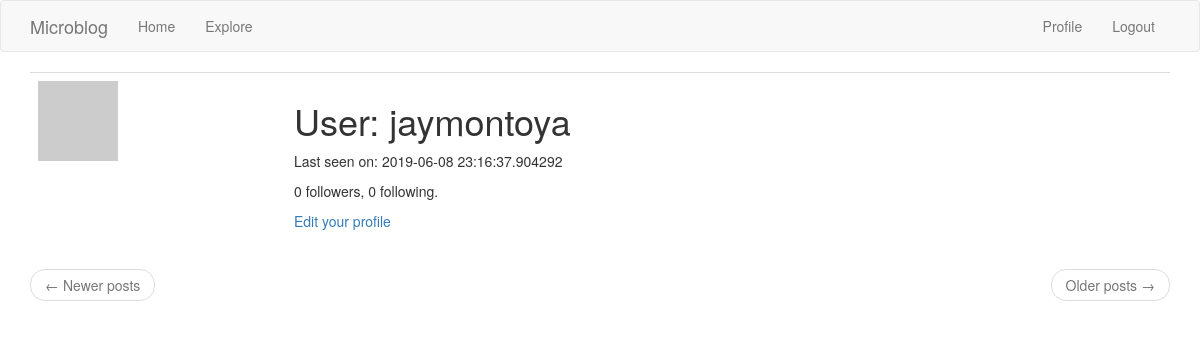
/user/jaymontoya (signed in), run on an earlier commit of the app's database.
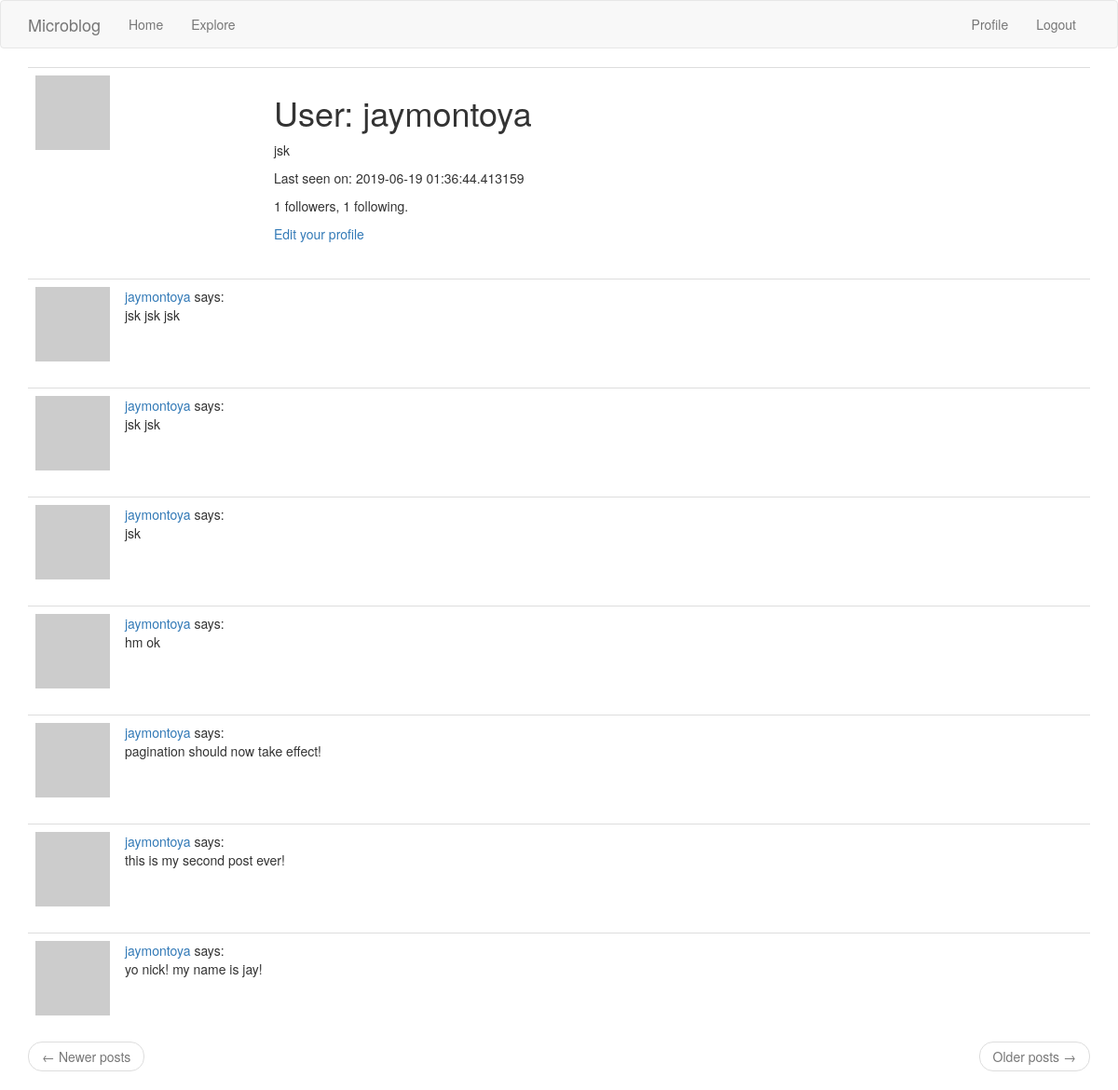
And on a later commit of the database.
### app/models.py (models this page shows, shortened)
class User(UserMixin, db.Model):
    id = db.Column(db.Integer, primary_key=True)
    username = db.Column(db.String(64), index = True, unique = True)
    email = db.Column(db.String(120), index =True, unique = True)
    password_hash = db.Column(db.String(128))
    about_me = db.Column(db.String(140))
    last_seen = db.Column(db.DateTime, default = datetime.utcnow)
    followed = db.relationship('User', secondary=followers, primaryjoin=(followers.c.follower_id == id),
        secondaryjoin=(followers.c.followed_id == id),
        backref=db.backref('followers', lazy='dynamic'), lazy = 'dynamic')
    posts = db.relationship('Post', backref ='author',lazy='dynamic')
    def avatar(self,size):
        digest = md5(self.email.lower().encode('utf-8')).hexdigest()
        return 'https://www.gravatar.com/avatar/{}?d=identicon&s={}'.format(digest, size)

class Post(db.Model):
    id = db.Column(db.Integer, primary_key=True)
    body = db.Column(db.String(140))
    timestamp = db.Column(db.DateTime, index = True, default = datetime.utcnow)
    user_id = db.Column(db.Integer, db.ForeignKey('user.id'))

### app/routes.py (the view)
@app.route('/user/<username>')
@login_required # login must be required to view a profile!
def user(username):
    user = User.query.filter_by(username=username).first_or_404()
    page = request.args.get('page', 1, type=int)
    posts = user.posts.order_by(Post.timestamp.desc()).paginate(
        page, app.config['POSTS_PER_PAGE'], False)
    next_url = url_for('user', username=user.username, page = posts.next_num) \
        if posts.has_next else None
    prev_url = url_for('user', username=user.username, page = posts.prev_num) \
        if posts.has_prev else None
    return render_template('user.html', user=user,
        posts=posts.items, next_url=next_url, prev_url=prev_url)

### app/models.py (called while the page is built)
@login.user_loader  # this decorator registers the user loaded with Flask-Login
def load_user(id):
    return User.query.get(int(id))

### app/routes.py (called while the page is built)
@app.before_request
def before_request():
    if current_user.is_authenticated:
        current_user.last_seen = datetime.utcnow()
        db.session.commit()

### app/templates/user.html
{% extends "base.html" %}
{% block app_content %}
<table class="table table-hover">
      <tr>
          <td width="256px"><img src="{{ user.avatar(256) }}"></td>
          <td>
              <h1>User: {{ user.username }}</h1>
              {% if user.about_me %}<p>{{ user.about_me }}</p>{% endif %}
              {% if user.last_seen %}<p>Last seen on: {{ user.last_seen }}</p>{% endif %}
              <p>{{ user.followers.count() }} followers, {{ user.followed.count() }} following.</p>
              {% if user == current_user %}
              <p><a href="{{ url_for('edit_profile') }}">Edit your profile</a></p>
              {% elif not current_user.is_following(user) %}
              <p><a href="{{ url_for('follow', username=user.username) }}">Follow</a></p>
              {% else %}
              <p><a href="{{ url_for('unfollow', username=user.username) }}">Unfollow</a></p>
              {% endif %}
          </td>
      </tr>
  </table>
  {% for post in posts %}
      {% include '_post.html' %}
  {% endfor %}
  <nav aria-label="...">
      <ul class="pager">
          <li class="previous{% if not prev_url %} disabled{% endif %}">
              <a href="{{ prev_url or '#' }}">
                  <span aria-hidden="true">&larr;</span> Newer posts
              </a>
          </li>
          <li class="next{% if not next_url %} disabled{% endif %}">
              <a href="{{ next_url or '#' }}">
                  Older posts <span aria-hidden="true">&rarr;</span>
              </a>
          </li>
      </ul>
  </nav>
{% endblock %}

### app/templates/_post.html
<table class="table table-hover">
        <tr>
            <td width="70px">
                <a href="{{ url_for('user', username=post.author.username) }}">
                    <img src="{{ post.author.avatar(70) }}" />
                </a>
            </td>
            <td>
                <a href="{{ url_for('user', username=post.author.username) }}">
                    {{ post.author.username }}
                </a>
                says:
                <br>
                {{ post.body }}
            </td>
        </tr>
    </table>

What changed in the data, as far as the page shows it:
changed User "jaymontoya": about_me (not shown) → "jsk"; last_seen "2019-06-08 23:16:37.904292" → "2019-06-19 01:36:44.413159"
added Post: author.username "jaymontoya", body "jsk jsk jsk"
added Post: author.username "jaymontoya", body "jsk jsk"
added Post: author.username "jaymontoya", body "jsk"
added Post: author.username "jaymontoya", body "hm ok"
added Post: author.username "jaymontoya", body "pagination should now take effect!"
added Post: author.username "jaymontoya", body "this is my second post ever!"
added Post: author.username "jaymontoya", body "yo nick! my name is jay!"
Also different on the page:
{{ user.followers.count() }}: "0" → "1"
{{ user.followed.count() }}: "0" → "1"
